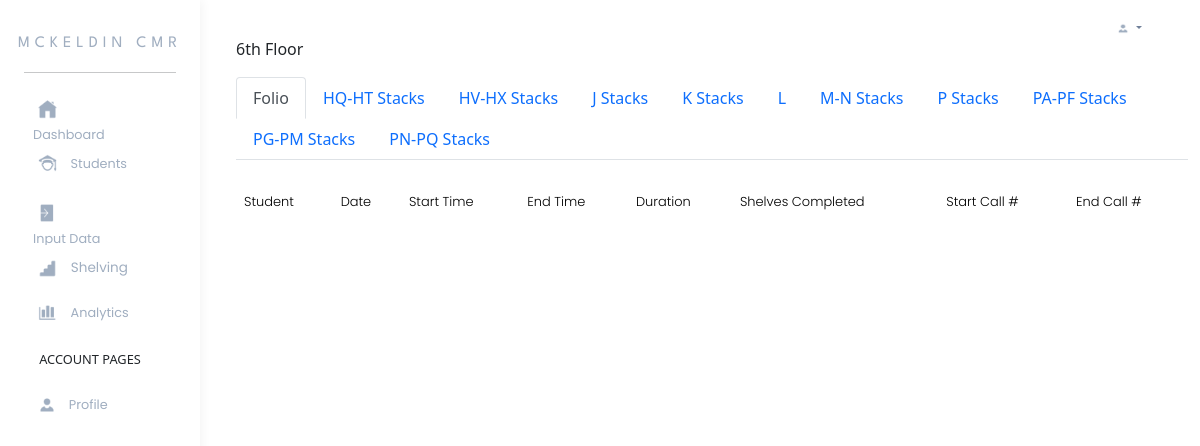
/supervisor-shelving-floor/4.html, run on the app's committed database.
### models.py (models this page shows, shortened)
class Floor(db.Model):
    __tablename__ = 'FLOOR'
    floor_id = db.Column(db.Integer, primary_key=True)
    floor = db.Column(db.VARCHAR(100), nullable=False)

class Collections(db.Model):
    __tablename__ = 'COLLECTIONS'
    collection_id = db.Column(db.CHAR(5), primary_key=True)
    collection = db.Column(db.VARCHAR(20), nullable=False)
    floor_id = db.Column(db.Integer, db.ForeignKey('FLOOR.floor_id'))

### app.py (the view)
@app.route('/supervisor-shelving-floor/<int:floor_id>.html')
def show_floor_shelfreading_data(floor_id):
    floor = Floor.query.get(floor_id)  # Fetch the floor with the given floor_id
    collections = Collections.query.filter_by(floor_id=floor_id).all()
    shelfreadings = ShelfReading.query.filter_by(floor_id=floor_id).join(Student).join(Collections).all()
    return render_template('supervisor-shelving-floor/1.html',
                           collections=collections,
                           shelfreadings=shelfreadings,
                           floor=floor)  # Pass the specific floor object

### template/supervisor-shelving-floor/1.html (shortened to what this page needs)
{% extends 'supervisor-navbar-base.html' %}
{% block child_content %}
<p>{{ floor.floor }}</p>
{% endblock %}
{% block page_content %}
<div class="container">
    <ul class="nav nav-tabs" id="floorTabs" role="tablist">
        {% for collection in collections %}
            <li class="nav-item" role="presentation">
                <a class="nav-link {% if loop.first %}active{% endif %}" id="collection-{{ collection.collection_id }}-tab" data-bs-toggle="tab" href="#collection-{{ collection.collection_id }}" role="tab" aria-controls="collection-{{ collection.collection_id }}" aria-selected="true">
                    {{ collection.collection }}
                </a>
            </li>
        {% endfor %}
    </ul>
    <div class="tab-content" id="floorTabsContent">
        {% for collection in collections %}
            <div class="tab-pane fade {% if loop.first %}show active{% endif %}" id="collection-{{ collection.collection_id }}" role="tabpanel" aria-labelledby="collection-{{ collection.collection_id }}-tab">
                <table class="table mt-4 table-hover mytable">
                    <thead>
                        <tr class="floor_tr">
                            <th scope="col">Student</th>
                            <th class="floor_data" scope="col">Date</th>
                            <th class="floor_data" scope="col">Start Time</th>
                            <th class="floor_data" scope="col">End Time</th>
                            <th class="floor_data" scope="col">Duration</th>
                            <th class="floor_data" scope="col">Shelves Completed</th>
                            <th class="floor_data" scope="col">Start Call #</th>
                            <th class="floor_data" scope="col">End Call #</th>
                        </tr>
                    </thead>
                </table>
            </div>
        {% endfor %}
    </div>
</div>
{% endblock %}

### static/css/supervisor.css (style rules this page uses)
a { color: #A0AEC0; text-decoration: none; vertical-align: middle; }
tbody, td, tfoot, thead, tr { border-style: none; color: #A0AEC0; font-family: 'Poppins'; font-size: 90%; }
th { border: none; color: black; font-weight: 300; }

### data on the page
Floor: floor "6th Floor"
Collections: collection "Folio"
Collections: collection "HQ-HT Stacks"
Collections: collection "HV-HX Stacks"
Collections: collection "J Stacks"
Collections: collection "K Stacks"
Collections: collection "L"
Collections: collection "M-N Stacks"
Collections: collection "P Stacks"
Collections: collection "PA-PF Stacks"
Collections: collection "PG-PM Stacks"
Collections: collection "PN-PQ Stacks"
